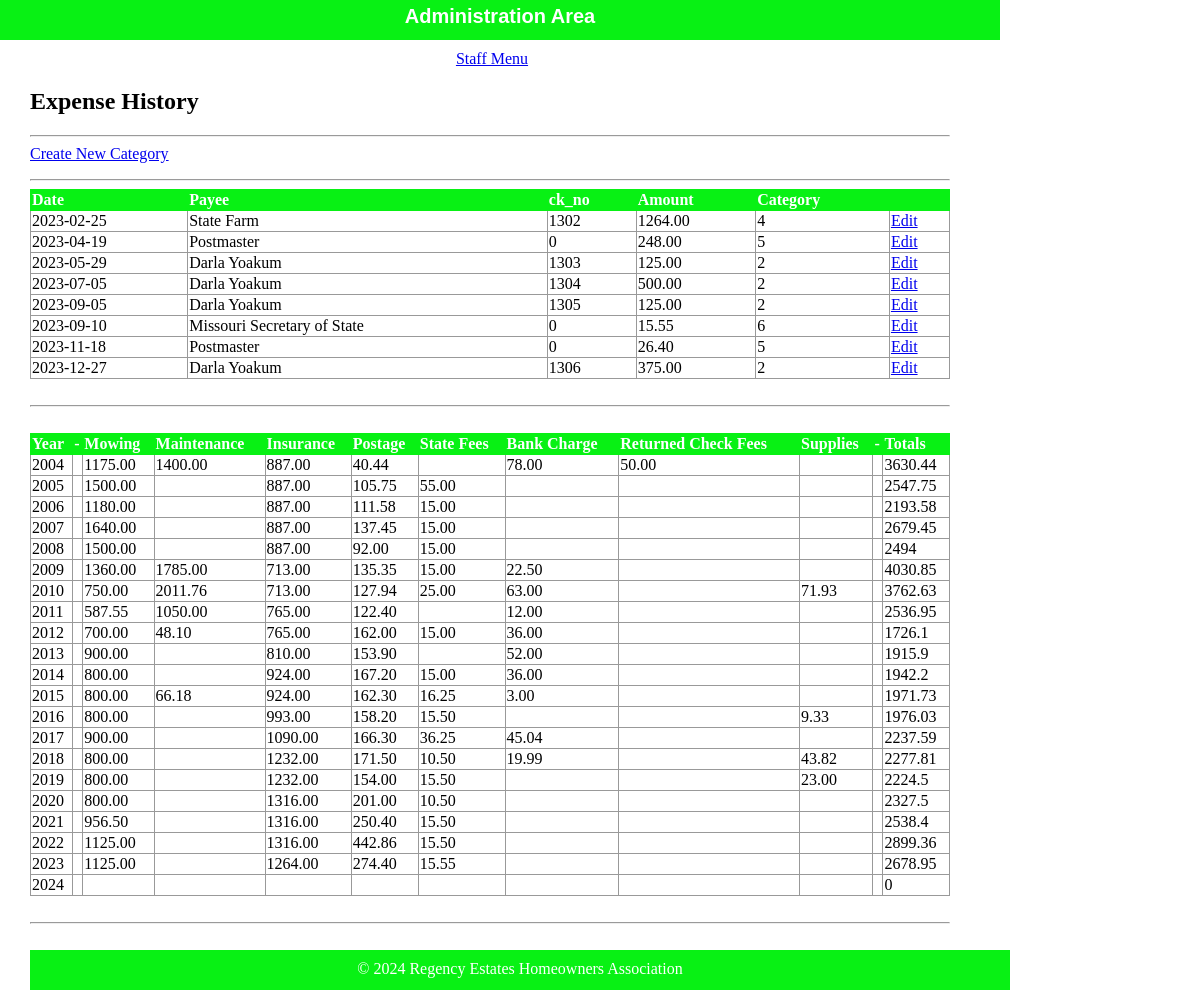
Page /html/public/staff/expenses/index.php on the committed database.
### tables this page shows
CREATE TABLE `expense` (
  `id` int(11) NOT NULL,
  `fk_cat_id` int(11) DEFAULT NULL,
  `dt` date DEFAULT NULL,
  `ck_no` int(11) DEFAULT NULL,
  `payee` varchar(50) DEFAULT NULL,
  `amount` decimal(10,2) DEFAULT NULL,
  `note` varchar(50) DEFAULT NULL
);

### html/private/functions.php (called while the page is built, shortened)
<?php
function url_for($script_path)
{
    if ($script_path[0] != '/')
    {
        $script_path = "/" . $script_path;
    }
    return WWW_ROOT . $script_path;
}
function htmlsc($string = "")
{
    return htmlspecialchars($string);
}
?>

### html/private/expense_functions.php (called while the page is built, shortened)
<?php
  function find_all_expenses($year) {
    global $db;
    $sql = "SELECT * FROM expense WHERE dt > " . "'" . $year . "-01-01' ";
    $result = mysqli_query($db, $sql);
    return $result;
  }
  function find_expense_sum($year, $category) {
      global $db;
      $sql = "SELECT SUM(amount) as sum FROM expense WHERE dt >= ";
      $sql .= "'" . $year . "-01-01' ";
      $sql .= "AND dt <= ";
      $sql .= "'" . $year . "-12-31' ";
      $sql .= "AND fk_cat_id = " . $category . ";";
      $result = mysqli_query($db, $sql);
      return $result;
  }
?>

### html/public/staff/expenses/index.php (the view, shortened to what this page needs)
<?php $expense_set = find_all_expenses('2023'); ?>
<?php include(SHARED_PATH . '/header.php'); ?>
    <div id="content">
        <div id="regency-menu">
            <h2>Expense History</h2>
            <hr />
            <div class="actions">
                <a class="action" href="<?php echo url_for('/staff/categories/index.php'); ?>">Create New Category</a>
            </div>
            <hr />
            <table class="list">
                <tr>
                    <th>Date</th>
                    <th>Payee</th>
                    <th>ck_no</th>
                    <th>Amount</th>
                    <th>Category</th>
                    <th>&nbsp</th>
                </tr>
                <?php while($expense_row = mysqli_fetch_assoc($expense_set)) { ?>
                    <tr>
                        <td><?php echo htmlsc($expense_row['dt']); ?></td>
                        <td><?php echo htmlsc($expense_row['payee']); ?></td>
                        <td><?php echo htmlsc($expense_row['ck_no']); ?></td>
                        <td><?php echo htmlsc($expense_row['amount']); ?></td>
                        <td><?php echo htmlsc($expense_row['fk_cat_id']); ?></td>
                        <td><a class="action" href="<?php echo url_for('/staff/subjects/show.php?id=' . htmlsc(urlencode($expense_row['id']))); ?>">Edit</a></td>
                    </tr>
                <?php } ?>
            </table>
            <br /><hr /><br />
            <table class="list">
                <tr>
                    <th>Year</th>
                    <th>-</th>
                    <th>Mowing</th>
                    <th>Maintenance</th>
                    <th>Insurance</th>
                    <th>Postage</th>
                    <th>State Fees</th>
                    <th>Bank Charge</th>
                    <th>Returned Check Fees</th>
                    <th>Supplies</th>
                    <th>-</th>
                    <th>Totals</th>
                </tr>
                <?php
                $start_year = 2004;
                $latest_year = 2024;
                ?>
                <?php for ($year_index = $start_year; $year_index <= $latest_year; $year_index++) { ?>
                    <tr>
                        <?php $yearly_total = 0.00; ?>
                        <td>
                            <?php echo htmlsc($year_index); ?>
                        </td>
                        <td></td>
                        <?php
                        $sum_result = find_expense_sum($year_index, '2');
                        $cell_value = mysqli_fetch_assoc($sum_result);
                        $yearly_total = $yearly_total + $cell_value['sum'];
                        ?>
                        <td><?php echo htmlsc($cell_value['sum']); ?></td>
                        <?php
                        $sum_result = find_expense_sum($year_index, '3');
                        $cell_value = mysqli_fetch_assoc($sum_result);
                        $yearly_total = $yearly_total + $cell_value['sum'];
                        ?>
                        <td><?php echo htmlsc($cell_value['sum']); ?></td>
                        <?php
                        $sum_result = find_expense_sum($year_index, '4');
                        $cell_value = mysqli_fetch_assoc($sum_result);
                        $yearly_total = $yearly_total + $cell_value['sum'];
                        ?>
                        <td><?php echo htmlsc($cell_value['sum']); ?></td>
                        <?php
                        $sum_result = find_expense_sum($year_index, '5');
                        $cell_value = mysqli_fetch_assoc($sum_result);
                        $yearly_total = $yearly_total + $cell_value['sum'];
                        ?>
                        <td><?php echo htmlsc($cell_value['sum']); ?></td>
                        <?php
                        $sum_result = find_expense_sum($year_index, '6');
                        $cell_value = mysqli_fetch_assoc($sum_result);
                        $yearly_total = $yearly_total + $cell_value['sum'];
                        ?>
                        <td><?php echo htmlsc($cell_value['sum']); ?></td>
                        <?php
                        $sum_result = find_expense_sum($year_index, '7');
                        $cell_value = mysqli_fetch_assoc($sum_result);
                        $yearly_total = $yearly_total + $cell_value['sum'];
                        ?>
                        <td><?php echo htmlsc($cell_value['sum']); ?></td>
                        <?php
                        $sum_result = find_expense_sum($year_index, '8');
                        $cell_value = mysqli_fetch_assoc($sum_result);
                        $yearly_total = $yearly_total + $cell_value['sum'];
                        ?>
                        <td><?php echo htmlsc($cell_value['sum']); ?></td>
                        <?php
                        $sum_result = find_expense_sum($year_index, '9');
                        $cell_value = mysqli_fetch_assoc($sum_result);
                        $yearly_total = $yearly_total + $cell_value['sum'];
                        ?>
                        <td><?php echo htmlsc($cell_value['sum']); ?></td>
                        <td></td>
                        <td><?php echo $yearly_total; ?></td>
                    <?php } ?>
            </table>
            <br /><hr /><br />
    </div>
<?php include(SHARED_PATH . '/footer.php'); ?>

### html/public/stylesheets/staff.css (style rules this page uses)
html { height: 100%; width: 100%; }
body { height: 1000px; width: 100%; margin: 0; padding: 0; }
#content { width: 920px; min-height: 500px; padding: 0 30px; }
.actions { margin-bottom: 1em; }
table { border-collapse: collapse; vertical-align: top; }
table.list { width: 100%; }
table.list tr td { border: 1px solid #999999; }
table.list tr th { border: 1px solid #08F114; background: #08F114; color: white; text-align: left; }

### rows in the picture
expense: dt "2023-02-25", payee "State Farm", ck_no "1302", amount "1264.00", fk_cat "4"
expense: dt "2023-04-19", payee "Postmaster", ck_no "0", amount "248.00", fk_cat "5"
expense: dt "2023-05-29", payee "Darla Yoakum", ck_no "1303", amount "125.00", fk_cat "2"
expense: dt "2023-07-05", payee "Darla Yoakum", ck_no "1304", amount "500.00", fk_cat "2"
expense: dt "2023-09-05", payee "Darla Yoakum", ck_no "1305", amount "125.00", fk_cat "2"
expense: dt "2023-09-10", payee "Missouri Secretary of State", ck_no "0", amount "15.55", fk_cat "6"
expense: dt "2023-11-18", payee "Postmaster", ck_no "0", amount "26.40", fk_cat "5"
expense: dt "2023-12-27", payee "Darla Yoakum", ck_no "1306", amount "375.00", fk_cat "2"

### other values in the picture
htmlsc($year_index) "2004"
htmlsc($cell_value['sum']) "1175.00"
htmlsc($cell_value['sum']) "1400.00"
htmlsc($cell_value['sum']) "887.00"
htmlsc($cell_value['sum']) "40.44"
htmlsc($cell_value['sum']) "78.00"
htmlsc($cell_value['sum']) "50.00"
$yearly_total "3630.44"
htmlsc($year_index) "2005"
htmlsc($cell_value['sum']) "1500.00"
htmlsc($cell_value['sum']) "105.75"
htmlsc($cell_value['sum']) "55.00"
$yearly_total "2547.75"
htmlsc($year_index) "2006"
htmlsc($cell_value['sum']) "1180.00"
